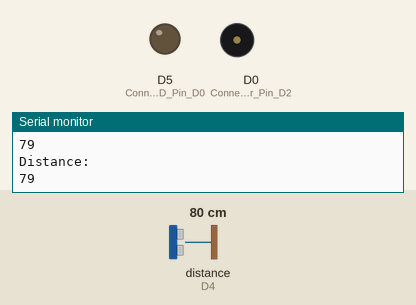
The sketch below on a simulated ESP8266 (NodeMCU). Parts: output pins drawn as LEDs (lit = HIGH), buzzer (waves = sounding, pin HIGH), the last lines printed to the serial monitor. Wiring (inferred from the names in the program): ultrasonic range finder: trigger D3; echo D4. The test bench sets the inputs (shaded band); at power-on: distance to the obstacle (sensor on D4) 80 cm. The echo pulse lasts 58.3 µs per cm; pins used as bus, display or sensor lines are not drawn.

Above: at 1.8 s.
1.9 s: distance to the obstacle (sensor on D4) set to 74 cm
4.2 s: distance to the obstacle (sensor on D4) set to 67 cm
At 7.0 s:
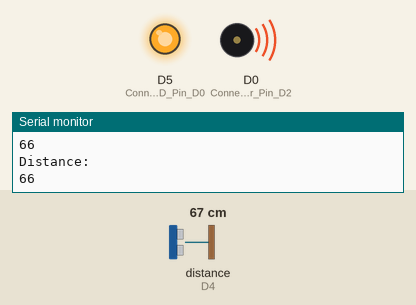
7.5 s: distance to the obstacle (sensor on D4) set to 120 cm
At 9.9 s:
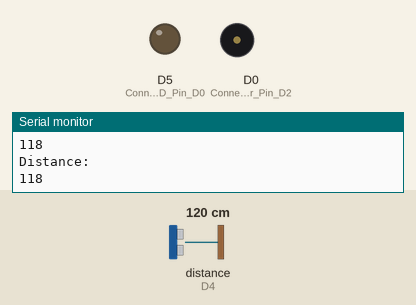
10.5 s: distance to the obstacle (sensor on D4) set to 2 cm
At 12.7 s:
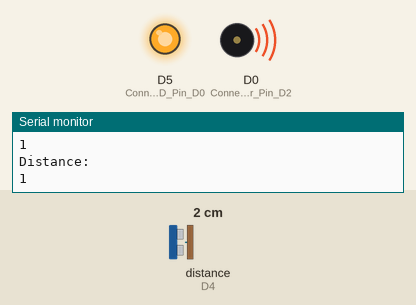
Timing chart, 0 to 14.2 s (numbered marks = the images above; inputs shaded):
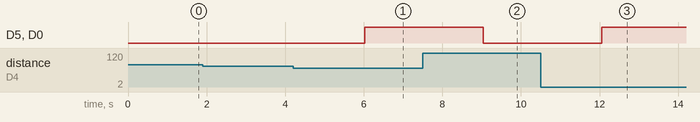

Measured:
- the behaviour switches between 71 and 70 cm on distance to the obstacle (sensor on D4) (found by bisection; images 0 and 1)
- after the input at 4.2 s, D5 (Connect_LED_Pin_D0), D0 (Connect_Buzzer_Pin_D2): LOW → HIGH after 1.8 s
- after the input at 7.5 s, D5 (Connect_LED_Pin_D0), D0 (Connect_Buzzer_Pin_D2): HIGH → LOW after 1.5 s
- after the input at 10.5 s, D5 (Connect_LED_Pin_D0), D0 (Connect_Buzzer_Pin_D2): LOW → HIGH after 1.6 s

The sketch:

Sketch.ino
```cpp
#include <ESP8266WiFi.h>

const int trigPin = D3;

const int echoPin = D4;

long duration;

int distanceCm,distanceInch;

void setup()

{


 Serial.begin(9600);

 pinMode(trigPin, OUTPUT);

 pinMode(echoPin, INPUT);


 pinMode(D5, OUTPUT); // Connect LED Pin D0

 pinMode(D0, OUTPUT); // Connect Buzzer Pin D2


}

void loop()

{

digitalWrite(trigPin, LOW);

delayMicroseconds(2);

digitalWrite(trigPin, HIGH);

delayMicroseconds(10);

digitalWrite(trigPin, LOW);

duration = pulseIn(echoPin, HIGH);

distanceCm = duration*0.034/2;

Serial.println("Distance: ");

Serial.println(distanceCm);

delay (1000);

// See the Ultrasonic Sensor Value in Serial Monitor


if(distanceCm < 70) // You can Change the value

{


  digitalWrite(D5, HIGH); // Buzzer ON

  digitalWrite(D0, HIGH); // LED ON


}


else

{

    digitalWrite(D5,LOW); // Buzzer OFF

    digitalWrite(D0,LOW); // LED OFF

}

}
```
